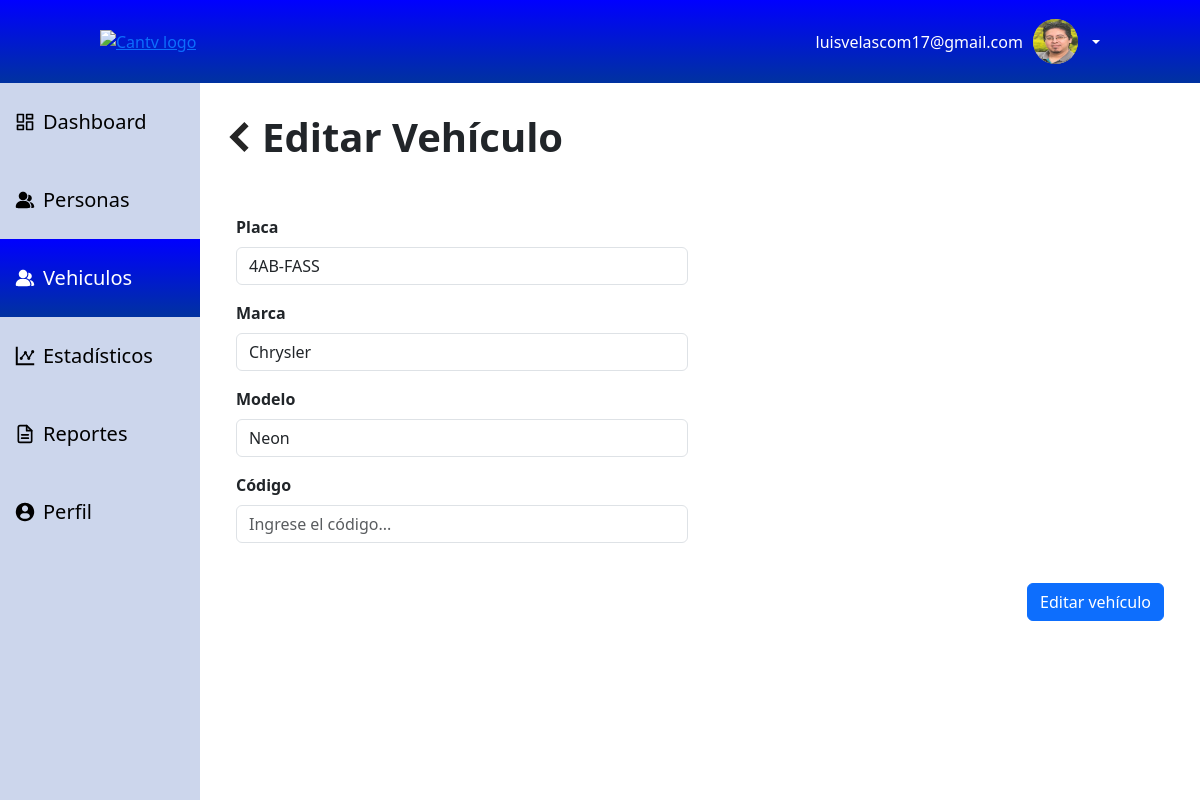
The page /dashboard/vehiculos/editar/1/ (signed in) on the database its author committed.
### modelNewApp/models.py (models this page shows, shortened)
class Usuario(AbstractUser):
    persona = models.OneToOneField(Persona, on_delete=models.SET_NULL, related_name='empleado', null=True, blank=True)
    email = models.EmailField(unique=True)
    fecha_creacion = models.DateTimeField(auto_now_add=True)
    USERNAME_FIELD = 'email'
    REQUIRED_FIELDS = ['username']
    debe_cambiar_password = models.BooleanField(default=True)

class Persona(models.Model):
    TIPO_SEXO = (
        ('M', 'Masculino'),
        ('F', 'Femenino'),
        ('O', 'Otro'),
    )
    id_tipo = models.ForeignKey(TipoEmpleado, on_delete=models.PROTECT, related_name='personas')
    departamento = models.ForeignKey(
        Departamento,
        on_delete=models.SET_NULL,
        null=True,
        blank=True,
        related_name='personas'
    )
    codigo_p00 = models.CharField(max_length=20, unique=True, null=True, blank=True)  # solo empleados
    nombres = models.CharField(max_length=100)
    apellidos = models.CharField(max_length=100, blank=True, null=True)  # opcional para visitantes
    cedula = models.CharField(max_length=20, unique=True)
    sexo = models.CharField(max_length=1, choices=TIPO_SEXO, blank=True, null=True)
    activo = models.BooleanField(default=True)  # solo empleados
    fecha_registro = models.DateTimeField(auto_now_add=True)
    foto_perfil = models.ImageField(
        upload_to='perfiles/',
        null=True,
        blank=True
    )

class Vehiculo(models.Model):
    placa = models.CharField(max_length=10, unique=True)
    codigo = models.CharField(max_length=20)
    marca = models.ForeignKey(Marca, on_delete=models.PROTECT)
    modelo = models.ForeignKey(Modelo, on_delete=models.PROTECT)

class Marca(models.Model):
    nombre = models.CharField(max_length=50, unique=True)

class Modelo(models.Model):
    nombre = models.CharField(max_length=50)
    marca = models.ForeignKey(Marca, on_delete=models.CASCADE)
    class Meta:
        unique_together = ("nombre", "marca")

### modelNewApp/views.py (the view, shortened to what this page needs)
# urls.py: path("dashboard/vehiculos/editar/<int:id>/", vehiculos_editar, name="vehiculos_editar"),
@solo_admin
@login_required
def vehiculos_editar(request, id):
    vehiculo = Vehiculo.objects.filter(id=id).first()
    marcas = Marca.objects.all().order_by("nombre")
    modelos = Modelo.objects.all().order_by("nombre")
    dict = {"vehiculo": vehiculo, "marcas": marcas, "modelos": modelos}
    return render(request, "pages/vehiculos_editar.html", dict)

### modelNewApp/context_processors.py (called while the page is built)
def usuario_es_admin(request):
    es_admin = False
    user = request.user
    if user.is_authenticated and hasattr(user, "persona"):
        empleado = getattr(user.persona, "empleado", None)
        if empleado:
            es_admin = empleado.roles.filter(nombre_rol="Administrador").exists()
    return {
        "es_admin": es_admin
    }

### templates/pages/vehiculos_editar.html (shortened to what this page needs)
{% extends "pages/dashboard.html" %}
{% load static %}
{% block dashboard_content %}
<div class="d-flex justify-content-between align-items-center">
    <div class="d-flex align-items-center">
        <a href="{% url 'modelNewApp:vehiculos_detalles' vehiculo.id %}">
            <img class="arrow-left" src="{% static 'images/left-arrow-return.svg' %}" alt="Volver">
        </a>
        <div class="sectionTitle ms-2">Editar Vehículo</div>
    </div>
</div>
<div class="mt-5">
    <form class="formAgregarPersona" method="post" action="{% url 'modelNewApp:vehiculos_editar' vehiculo.id %}" enctype="multipart/form-data">
        <div class="container-fluid">
            <div class="row">
                <div class="col-6">
                    <div class="mb-3">
                        <label for="placa" class="form-label labelTitle">Placa</label>
                        <input
                            name="placa"
                            type="text"
                            class="form-control"
                            id="placa"
                            value="{{ vehiculo.placa }}"
                            placeholder="Ingrese la placa..."
                            required
                        >
                    </div>
                    <div class="mb-3">
                        <label for="marca" class="form-label labelTitle">Marca</label>
                        <input
                            type="text"
                            name="marca"
                            id="marca"
                            value="{{ vehiculo.marca.nombre }}"
                            class="form-control"
                            list="marcasList"
                            placeholder="Ingrese o seleccione marca..."
                            required
                        >
                    </div>
                    <div class="mb-3">
                        <label for="modelo" class="form-label labelTitle">Modelo</label>
                        <input
                            type="text"
                            name="modelo"
                            id="modelo"
                            value="{{ vehiculo.modelo.nombre }}"
                            class="form-control"
                            list="modelosList"
                            placeholder="Ingrese o seleccione modelo..."
                            required
                        >
                    </div>
                    <div class="mb-3">
                        <label for="codigo" class="form-label labelTitle">Código</label>
                        <input
                            name="codigo"
                            type="text"
                            class="form-control"
                            id="codigo"
                            value="{{ vehiculo.codigo }}"
                            placeholder="Ingrese el código..."
                        >
                    </div>
                </div>
                <div class="col-6">
                </div>
            </div>
            <div class="row mt-4">
                <div class="d-flex justify-content-end">
                    <button class="btn btn-primary" type="submit">
                        Editar vehículo
                    </button>
                </div>
            </div>
        </div>
    </form>
</div>
{% endblock dashboard_content %}

### templates/components/navbar.html (shortened to what this page needs)
{% load static %}
<div class="superior">
    <div class="nav-left">
        <a href="{% url 'modelNewApp:control' %}">
            <img class="logoNav" src="{% static 'images/cantv-white.png' %}" alt="Cantv logo">
        </a>
    </div>
    {% if user.is_authenticated %}
    <div class="dropdown profileMenu">
        <div class="nav-right dropdown-toggle" data-bs-toggle="dropdown" aria-expanded="false">
            {{ user.email }}
            <div class="thumbnail-content">
                {% if user.persona.foto_perfil %}
                    <div class="">
                        <img class="thumbnail-content" src="{{ user.persona.foto_perfil.url }}" width="45">
                    </div>
                {% else %}
                    <div class="">
                        <img class="thumbnail-content" src="{% static 'images/profile_empty.jpg' %}" width="45">
                    </div>
                {% endif %}
        </div>
    </div>
    </div>
    {% endif %}
</div>

### static/css/styles.css (style rules this page uses)
body { font-family: 'Inter', sans-serif; }
.superior { display: flex; justify-content: space-between; align-items: center; height: 83px; background: linear-gradient(to bottom, blue, #0032A0); color: white; padding: 0 100px; }
.nav-left, .nav-right { display: flex; align-items: center; }
.logoNav { height: 45px; }
.nav-right { display: flex; gap: 10px; }
.thumbnail-content { width: 45px; height: 45px; background: gray; flex-shrink: 0; border-radius: 350px; }
.profileMenu { cursor: pointer; }
--------------------------------------------------------------------------------------------------------------- body, html { height: 100%; margin: 0; }
.sectionTitle { font-size: 40px; font-weight: bold; margin-left: 20px; }
.arrow-left { width: 30px; height: 30px; opacity: 85%; }
.labelTitle { font-weight: bold; }

### rows shown on the page
Usuario: email "luisvelascom17@gmail.com", persona.foto_perfil (picture)
Vehiculo: placa "4AB-FASS", marca "Chrysler", modelo "Neon"
